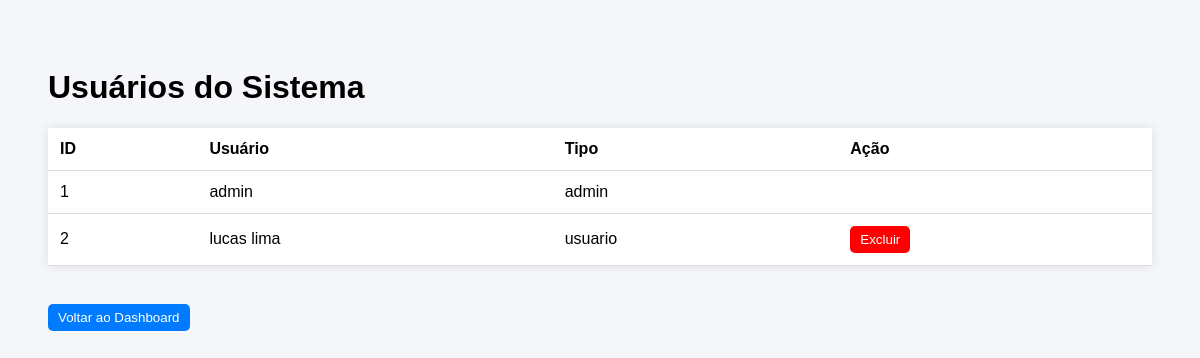
/usuarios (signed in), run on the app's committed database.
### tables this page shows
CREATE TABLE usuarios (
        id INTEGER PRIMARY KEY AUTOINCREMENT,
        usuario TEXT UNIQUE,
        senha TEXT,
        tipo TEXT
    );

### app.py (the view)
@app.route("/usuarios")
def usuarios():
    if session.get("tipo") != "admin":
        return redirect("/dashboard")
    conn = conectar()
    cursor = conn.cursor()
    cursor.execute("SELECT id, usuario, tipo FROM usuarios")
    lista = cursor.fetchall()
    conn.close()
    return render_template("usuarios.html", usuarios=lista)

### app.py (called while the page is built)
def conectar():
    return sqlite3.connect("banco.db")

### templates/usuarios.html (shortened to what this page needs)
<!DOCTYPE html>
<html>
<head>
</head>
<body>
<h1>Usuários do Sistema</h1>
<table>
<tr>
<th>ID</th>
<th>Usuário</th>
<th>Tipo</th>
<th>Ação</th>
</tr>
{% for u in usuarios %}
<tr>
<td>{{u[0]}}</td>
<td>{{u[1]}}</td>
<td>{{u[2]}}</td>
<td>
{% if u[1] != "admin" %}
<a href="/excluir_usuario/{{u[0]}}" onclick="return confirm('Deseja excluir este usuário?')">
<button>Excluir</button>
</a>
{% endif %}
</td>
</tr>
{% endfor %}
</table>
<br>
<a href="/dashboard">
<button class="voltar">Voltar ao Dashboard</button>
</a>
</body>
</html>

### templates/usuarios.html (style rules this page uses)
body { font-family:Arial; background:#f4f6f9; padding:40px; }
table { width:100%; background:white; border-collapse:collapse; box-shadow:0 0 10px rgba(0,0,0,0.1); }
table th, table td { padding:12px; border-bottom:1px solid #ddd; text-align:left; }
button { padding:6px 10px; border:none; background:red; color:white; border-radius:5px; cursor:pointer; }
.voltar { background:#007bff; margin-top:20px; }

### data on the page
usuarios: id "1", usuario "admin", tipo "admin"
usuarios: id "2", usuario "lucas lima", tipo "usuario"
